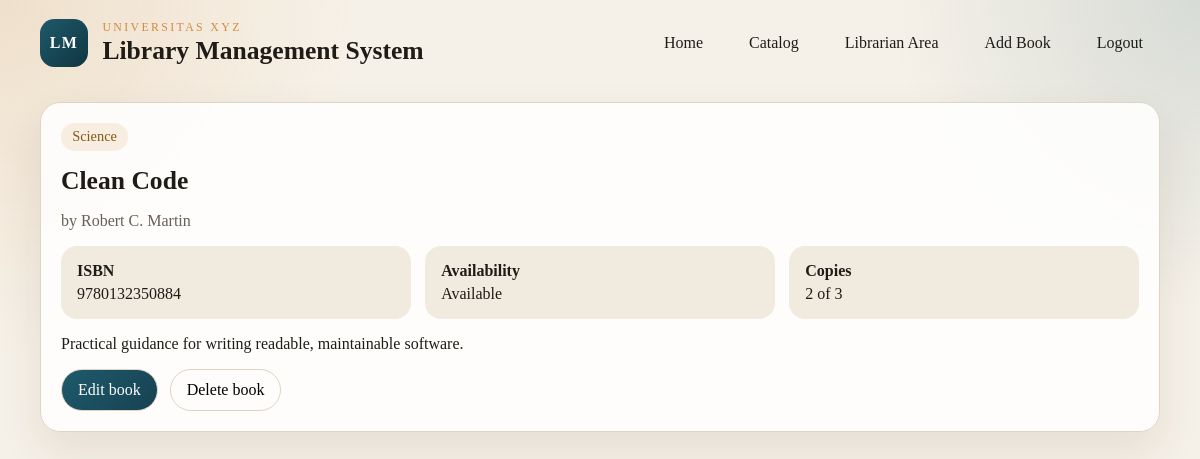
/catalog/1 (signed in), run on the app's committed database.
### models.py (models this page shows)
class Category(db.Model):
    id = db.Column(db.Integer, primary_key=True)
    name = db.Column(db.String(80), unique=True, nullable=False)
    books = db.relationship("Book", back_populates="category", lazy="select")

class Book(db.Model):
    id = db.Column(db.Integer, primary_key=True)
    title = db.Column(db.String(255), nullable=False, index=True)
    author = db.Column(db.String(255), nullable=False, index=True)
    isbn = db.Column(db.String(32), unique=True, nullable=False, index=True)
    summary = db.Column(db.Text, nullable=False)
    total_copies = db.Column(db.Integer, nullable=False, default=1)
    available_copies = db.Column(db.Integer, nullable=False, default=1)
    category_id = db.Column(db.Integer, db.ForeignKey("category.id"), nullable=False)
    category = db.relationship("Category", back_populates="books")
    borrow_requests = db.relationship(
        "BorrowRequest", back_populates="book", cascade="all, delete-orphan"
    )
    loans = db.relationship("Loan", back_populates="book", cascade="all, delete-orphan")
    @property
    def is_available(self) -> bool:
        return self.available_copies > 0
    @property
    def availability_label(self) -> str:
        return "Available" if self.is_available else "Unavailable"

### app.py (the view)
    @app.route("/catalog/<int:book_id>")
    @role_required("student", "librarian")
    def catalog_detail(book_id: int):
        book = db.session.get(Book, book_id)
        if book is None:
            abort(404)
        return render_template("catalog/detail.html", book=book, **get_catalog_context(book))

### app.py (called while the page is built, shortened)
def role_required(*roles: str):
    def decorator(view):
        @wraps(view)
        @login_required
        def wrapped(*args, **kwargs):
            if current_user.role not in roles:
                abort(403)
            return view(*args, **kwargs)
        return wrapped
    return decorator

def get_catalog_context(book: Book) -> dict:
    context = {}
    return context

### models.py (called while the page is built)
@login_manager.user_loader
def load_user(user_id: str) -> User | None:
    return db.session.get(User, int(user_id))

### templates/catalog/detail.html (shortened to what this page needs)
{% extends "base.html" %}
{% block content %}
  <section class="card detail">
    <div class="detail-meta">
      <p class="tag">{{ book.category.name }}</p>
      <h2>{{ book.title }}</h2>
      <p class="muted">by {{ book.author }}</p>
    </div>
    <dl class="facts">
      <div><dt>ISBN</dt><dd>{{ book.isbn }}</dd></div>
      <div><dt>Availability</dt><dd>{{ book.availability_label }}</dd></div>
      <div><dt>Copies</dt><dd>{{ book.available_copies }} of {{ book.total_copies }}</dd></div>
    </dl>
    <p>{{ book.summary }}</p>
    {% if current_user.is_authenticated and current_user.role == 'student' %}
      <div class="detail-actions">
        {% if active_loan %}
          <p class="flash flash-warning">You already have an active loan for this book.</p>
        {% elif pending_request %}
          <p class="flash flash-warning">You already have a pending request for this book.</p>
        {% elif book.is_available %}
          <form method="post" action="{{ url_for('request_book', book_id=book.id) }}">
            <button type="submit" class="primary">Request this book</button>
          </form>
        {% else %}
          <p class="flash flash-warning">This book is currently unavailable.</p>
        {% endif %}
      </div>
    {% elif current_user.is_authenticated and current_user.role == 'librarian' %}
      <div class="detail-actions">
        <a class="primary" href="{{ url_for('librarian_book_edit', book_id=book.id) }}">Edit book</a>
        <form method="post" action="{{ url_for('librarian_book_delete', book_id=book.id) }}">
          <button type="submit" class="secondary">Delete book</button>
        </form>
      </div>
    {% endif %}
  </section>
{% endblock %}

### static/styles.css (style rules this page uses)
:root { color-scheme: light; --bg: #f6f1e8; --surface: #ffffff; --surface-2: #f0eadf; --text: #1f1c17; --muted: #676055; --accent: #1e5a6b; --accent-2: #d08c3f; --border: #dfd5c4; --success: #2f7d32; --warning: #a06a00; --danger: #a33b2f; --shadow: 0 20px 45px rgba(52, 38, 12, 0.09); }
* { box-sizing: border-box; }
body { margin: 0; font-family: Georgia, "Times New Roman", serif; background: radial-gradient(circle at top left, rgba(208, 140, 63, 0.17), transparent 28%), radial-gradient(circle at top right, rgba(30, 90, 107, 0.14), transparent 24%), var(--bg); color: var(--text); }
a { color: var(--accent); text-decoration: none; }
button, input, select { font: inherit; }
.brand h1, .hero h2, .section-head h2, .card h2 { margin: 0.1rem 0 0; font-size: clamp(1.6rem, 2vw, 2.4rem); }
.button-link, .primary, .secondary { border-color: var(--border); background: var(--surface); }
.primary { background: linear-gradient(135deg, var(--accent), #174252); color: white; border: none; }
.secondary { background: transparent; }
.hero, .card, .book-card { border: 1px solid var(--border); border-radius: 1.25rem; background: rgba(255, 255, 255, 0.88); box-shadow: var(--shadow); }
.hero > div, .hero-panel, .card, .book-card { padding: 1.25rem; }
.lead, .muted { color: var(--muted); }
.hero-actions, .stack, .filters, .grid, .facts, .stats { display: grid; gap: 0.9rem; }
.card { margin-top: 1rem; }
.book-card h3, .detail h2 { margin-bottom: 0.35rem; }
.tag { display: inline-flex; margin: 0 0 0.85rem; padding: 0.32rem 0.7rem; border-radius: 999px; background: rgba(208, 140, 63, 0.14); color: #875713; font-size: 0.9rem; }
.facts { grid-template-columns: repeat(auto-fit, minmax(180px, 1fr)); margin: 1rem 0; }
.facts div { padding: 1rem; border-radius: 1rem; background: var(--surface-2); }
dt { font-weight: 700; }
dd { margin: 0.3rem 0 0; }
.detail-actions { display: flex; flex-wrap: wrap; gap: 0.75rem; margin-top: 1rem; }
.detail-actions a, .detail-actions button { padding: 0.7rem 1rem; border-radius: 999px; border: 1px solid var(--border); }

### data on the page
Category: category.name "Science"
Book: title "Clean Code", author "Robert C. Martin", isbn "9780132350884", availability_label "Available", available_copies "2", total_copies "3", summary "Practical guidance for writing readable, maintainable software."
